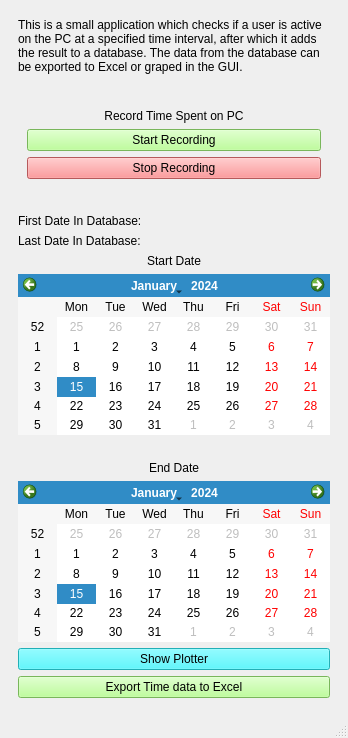
<?xml version="1.0" encoding="UTF-8"?>
<ui version="4.0">
 <class>MainWindow</class>
 <widget class="QMainWindow" name="MainWindow">
  <property name="geometry">
   <rect>
    <x>0</x>
    <y>0</y>
    <width>348</width>
    <height>738</height>
   </rect>
  </property>
  <property name="windowTitle">
   <string>MainWindow</string>
  </property>
  <widget class="QWidget" name="centralwidget">
   <layout class="QVBoxLayout" name="verticalLayout">
    <item>
     <widget class="QWidget" name="export_excel_widget" native="true">
      <property name="autoFillBackground">
       <bool>false</bool>
      </property>
      <layout class="QVBoxLayout" name="verticalLayout_3">
       <item>
        <widget class="QLabel" name="program_description_label">
         <property name="text">
          <string>This is a small application which checks if a user is active on the PC at a specified time interval, after which it adds the result to a database. The data from the database can be exported to Excel or graped in the GUI.</string>
         </property>
         <property name="wordWrap">
          <bool>true</bool>
         </property>
        </widget>
       </item>
       <item>
        <spacer name="horizontalSpacer_3">
         <property name="orientation">
          <enum>Qt::Horizontal</enum>
         </property>
         <property name="sizeHint" stdset="0">
          <size>
           <width>280</width>
           <height>20</height>
          </size>
         </property>
        </spacer>
       </item>
       <item>
        <widget class="QWidget" name="start_recording_widget" native="true">
         <property name="styleSheet">
          <string notr="true"/>
         </property>
         <layout class="QGridLayout" name="gridLayout">
          <item row="0" column="0">
           <widget class="QLabel" name="start_recording_label">
            <property name="text">
             <string>Record Time Spent on PC</string>
            </property>
            <property name="alignment">
             <set>Qt::AlignCenter</set>
            </property>
           </widget>
          </item>
          <item row="2" column="0">
           <widget class="QPushButton" name="stop_recording_button">
            <property name="styleSheet">
             <string notr="true">background-color: rgb(255, 125, 127);</string>
            </property>
            <property name="text">
             <string>Stop Recording</string>
            </property>
           </widget>
          </item>
          <item row="1" column="0">
           <widget class="QPushButton" name="start_recording_button">
            <property name="enabled">
             <bool>true</bool>
            </property>
            <property name="toolTip">
             <string>Launch script which checks if the user is using the PC</string>
            </property>
            <property name="styleSheet">
             <string notr="true">background-color: rgb(170, 255, 127);</string>
            </property>
            <property name="text">
             <string>Start Recording</string>
            </property>
           </widget>
          </item>
         </layout>
        </widget>
       </item>
       <item>
        <spacer name="horizontalSpacer">
         <property name="orientation">
          <enum>Qt::Horizontal</enum>
         </property>
         <property name="sizeHint" stdset="0">
          <size>
           <width>40</width>
           <height>20</height>
          </size>
         </property>
        </spacer>
       </item>
       <item>
        <widget class="QLabel" name="first_date_in_db_label">
         <property name="text">
          <string>First Date In Database:</string>
         </property>
        </widget>
       </item>
       <item>
        <widget class="QLabel" name="last_date_in_db_label">
         <property name="text">
          <string>Last Date In Database:</string>
         </property>
        </widget>
       </item>
       <item>
        <widget class="QLabel" name="start_date_label">
         <property name="toolTip">
          <string>Choose start date from which to export to excel</string>
         </property>
         <property name="text">
          <string>Start Date</string>
         </property>
         <property name="alignment">
          <set>Qt::AlignCenter</set>
         </property>
        </widget>
       </item>
       <item>
        <widget class="QCalendarWidget" name="start_date_calendar"/>
       </item>
       <item>
        <spacer name="horizontalSpacer_2">
         <property name="orientation">
          <enum>Qt::Horizontal</enum>
         </property>
         <property name="sizeHint" stdset="0">
          <size>
           <width>40</width>
           <height>20</height>
          </size>
         </property>
        </spacer>
       </item>
       <item>
        <widget class="QLabel" name="end_date_label">
         <property name="toolTip">
          <string>Choose end date to export to excel</string>
         </property>
         <property name="text">
          <string>End Date</string>
         </property>
         <property name="alignment">
          <set>Qt::AlignCenter</set>
         </property>
        </widget>
       </item>
       <item>
        <widget class="QCalendarWidget" name="end_date_calendar"/>
       </item>
       <item>
        <widget class="QPushButton" name="show_plotter_button">
         <property name="styleSheet">
          <string notr="true">background-color:rgb(48, 245, 255)</string>
         </property>
         <property name="text">
          <string>Show Plotter</string>
         </property>
        </widget>
       </item>
       <item>
        <widget class="QPushButton" name="export_to_excel_button">
         <property name="toolTip">
          <string>Press to export data to excel file</string>
         </property>
         <property name="styleSheet">
          <string notr="true">background-color: rgb(170, 255, 127);</string>
         </property>
         <property name="text">
          <string>Export Time data to Excel</string>
         </property>
        </widget>
       </item>
      </layout>
     </widget>
    </item>
   </layout>
  </widget>
  <widget class="QStatusBar" name="statusbar"/>
 </widget>
 <resources/>
 <connections/>
</ui>
